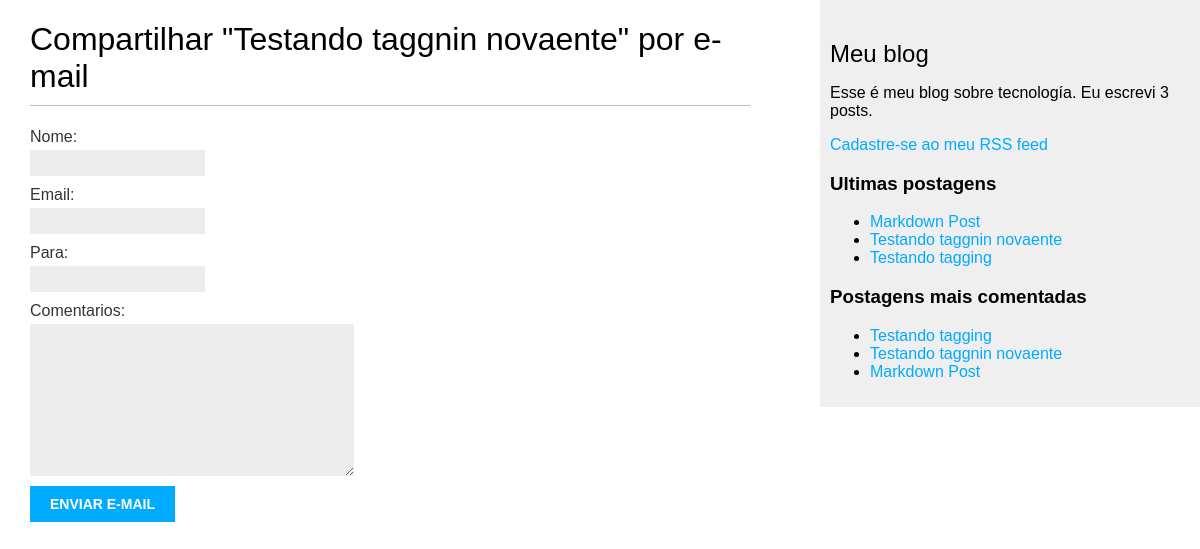
/blog_app/11/compartilhar/, run on the app's committed database.
### blog_app/models.py (models this page shows, shortened)
class Post(models.Model):
    ESCOLHA_STATUS = (
        ('rascunho', 'Rascunho'),
        ('publicado', 'Publicado'),
    )
    titulo = models.CharField(max_length=250) # ESSE CAMPO É PARA O TÍTULO DO POST
    slug = models.SlugField(max_length=250,   # ESSE CAMPO É PARA SER USADO NAS URLS.
                            unique_for_date='publicar') # SLUG É UM RÓTULO QUE CONTEM APENAS LETRAS, NÚMEROS ETC...
    autor = models.ForeignKey(User, # ESSE CAMPO DENIFE  RELAÇÃO many-to-one.
                            on_delete=models.CASCADE, # OU SEJA: CADA POST É ESCRITO POR APENAS UM USUÁRIO
                            related_name='blog_posts') # E UM USUÁRIO PODE ESCREVER QUALQUER NUMERO DE POSTS.
    body = models.TextField() # ESSE É  O CORPO DO POST. É UM CAMPO DE TEXT QUE É ENVIADO PARA A BASE DE DADOS SQL
    publicar = models.DateTimeField(default=timezone.now) # DateTimeField INDICA QUANDO FOI O POST
    criado = models.DateTimeField(auto_now_add=True) # INDICA QUANDO O POST FOI CRIADO
    atualizado = models.DateTimeField(auto_now=True) # INDICA A ULTIMA VEZ QUE O POST FOI ATUALIZADO
    status = models.CharField(max_length=10, # MOSTRA O STATUS DO POST
                                choices=ESCOLHA_STATUS,
                                default='rascunho')
    objetos = models.Manager() # MANAGER PADRÃO
    publicado = AdminPub() # MANAGER PERSONALIZADO
    tags = TaggableManager()
    class Meta: # ESSA CLASSE CONTÉM METADATA. DJANGO ORDENA OS RESULTADOS
        ordering = ('-publicar',) # PELO CAMPO DE PUBLICAÇÃO EM ORDEM DECRESCENTE
    def get_absolute_url(self):
        return reverse('blog_app:detalhe_post',
                        args=[self.publicar.year,
                              self.publicar.month,
                              self.publicar.day, self.slug])

### blog_app/views.py (the view)
# urls.py: path('<int:post_id>/compartilhar/',views.post_compartilhar, name='post_compartilhar'),
def post_compartilhar(request, post_id): # DEFINE A VIEW QUE PEGA AS VARIAVEIS OBJETO DE request E post_id COMO PARÂMETROS.
    post = get_object_or_404(Post, id=post_id, status='publicado') # USA get_object_or_404 PARA RETIRAR O POST POR ID E CERTIFICA QUE O POST TEM STATUS DE PUBLICADO.
    sent = False
    if request.method =='POST':
        form = EmailFormulario(request.POST)
        if form.is_valid():
            cd = form.cleaned_data
            post_url = request.build_absolute_uri(post.get_absolute_url())
            subject = f"{cd['nome']} recomenda enquanto voce lê " \
                      f"{post.titulo}"
            message = f"Leia {post.titulo} em {post_url}\n\n" \
                      f"{cd['nome']} comentários: {cd['comentarios']}"
            send_mail(subject, message, 'lawrenceqf@gmail.com', [cd['para']])
            sent = True
    else:
        form = EmailFormulario()
    return render(request,'blog_app/post/compartilhar.html',{'post':post,
                                                             'form':form,
                                                             'sent':sent})

### blog_app/forms.py
class EmailFormulario(forms.Form): # FORMUÁIO CRIADO ERDANDO A CLASSE BASE Form
    nome = forms.CharField(max_length=30) # O CAMPO NOME É UM CharField. ESSE TIPO DE CAMPO É RENDERIZADO COMO UMA AREA DE INPUT DE TEXTO DE ELEMENTO HTML.
    email = forms.EmailField() # REQUER UM ENDERESSO DE EMAIL VÁLIDO, CASO COTRÁRIO O CAMPO DE VALIDAÇÃO VAI LEVANTAR UM forms.ValidationError
    para = forms.EmailField() # REQUER UM ENDERESSO DE EMAIL VÁLIDO
    comentarios = forms.CharField(required=False,
                                  widget=forms.Textarea) # required=False FAZ O CAMPO DE COMENTÁRIO OPCIONAL

### blog_app/models.py (called while the page is built)
    def get_queryset(self): # ESSE MÉTODO DE UM MANAGER RETORNA A QuerySet QUE VAI SER EXECUTADA
        return super(AdminPub,
                     self).get_queryset()\
                          .filter(status='publicado') # SOBREESCREVE O MÉTODO ACIMA PARA INCLUIR O MANAGER COSTOMIZADO

### blog_app/templatetags/blog_tags.py (called while the page is built)
@register.simple_tag
def total_posts():
    return Post.publicado.count()

@register.inclusion_tag('blog_app/post/ultimos_posts.html')
def mostrar_ultimos_posts(count=5):
    ultimos_posts = Post.publicado.order_by('-publicar')[:count]
    return {'ultimos_posts': ultimos_posts}

@register.simple_tag
def get_postagens_mais_comentadas(count=5):
    return Post.publicado.annotate(
                total_commentarios=Count('comentarios')
                ).order_by('-total_commentarios')[:count]

### blog_app/templates/blog_app/post/compartilhar.html (shortened to what this page needs)
{% extends "blog_app/base.html" %}
{% block content %}
  {% if sent %}
    <h1>E-mail enviado com sucesso</h1>
    <p>
      "{{ post.titulo }}" foi enviado com sucesso para {{ form.cleaned_data.para }}.
    </p>
  {% else %}
  <h1>Compartilhar "{{ post.titulo }}" por e-mail</h1>
  <form method="post">
    {{ form.as_p }}
    <input type="submit" value="Enviar e-mail">
  </form>
  {% endif %}
{% endblock %}

### blog_app/templates/blog_app/base.html (shortened to what this page needs)
{% load blog_tags %}
{% load static %}
<!DOCTYPE html>
<html lang="pt" dir="ltr">
  <head>
    <link href="{% static 'blog_app/css/blog.css' %}" rel="stylesheet">
  </head>
  <body>
    <div id="content">
      {% block content %}
      {% endblock %}
    </div>
    <div id="sidebar">
      <h2>Meu blog</h2>
      <p>Esse é meu blog sobre tecnología. Eu escrevi {% total_posts %} posts.</p>
      <p>
        <a href="{% url "blog_app:post_feed" %}">Cadastre-se ao meu RSS feed</a>
      </p>
      <h3>Ultimas postagens</h3>
      {% mostrar_ultimos_posts 3 %}
      <h3>Postagens mais comentadas</h3>
      {% get_postagens_mais_comentadas as postagens_mais_comentadas %}
      <ul>
        {% for post in postagens_mais_comentadas %}
        <li>
          <a href="{{ post.get_absolute_url }}">{{ post.titulo }}</a>
        </li>
        {% endfor %}
      </ul>
    </div>
  </body>
</html>

### blog_app/templates/blog_app/post/ultimos_posts.html
<ul>
  {% for post in ultimos_posts %}
  <li>
    <a href="{{ post.get_absolute_url }}">{{ post.titulo }}</a>
  </li>
  {% endfor %}
</ul>

### blog_app/static/blog_app/css/blog.css (style rules this page uses)
body { margin:0; padding:0; font-family:helvetica, sans-serif; }
a { color:#00abff; text-decoration:none; }
h1 { font-weight:normal; border-bottom:1px solid #bbb; padding:0 0 10px 0; }
h2 { font-weight:normal; margin:30px 0 0; }
#content { float:left; width:60%; padding:0 0 0 30px; }
#sidebar { float:right; width:30%; padding:10px; background:#efefef; height:100%; }
label { float:left; clear:both; color:#333; margin-bottom:4px; }
input, textarea { clear:both; float:left; margin:0 0 10px; background:#ededed; border:0; padding:6px 10px; font-size:12px; }
input[type=submit] { font-weight:bold; background:#00abff; color:#fff; padding:10px 20px; font-size:14px; text-transform:uppercase; }

### data on the page
Post: titulo "Testando taggnin novaente"
Post: titulo "Markdown Post"
Post: titulo "Testando tagging"
